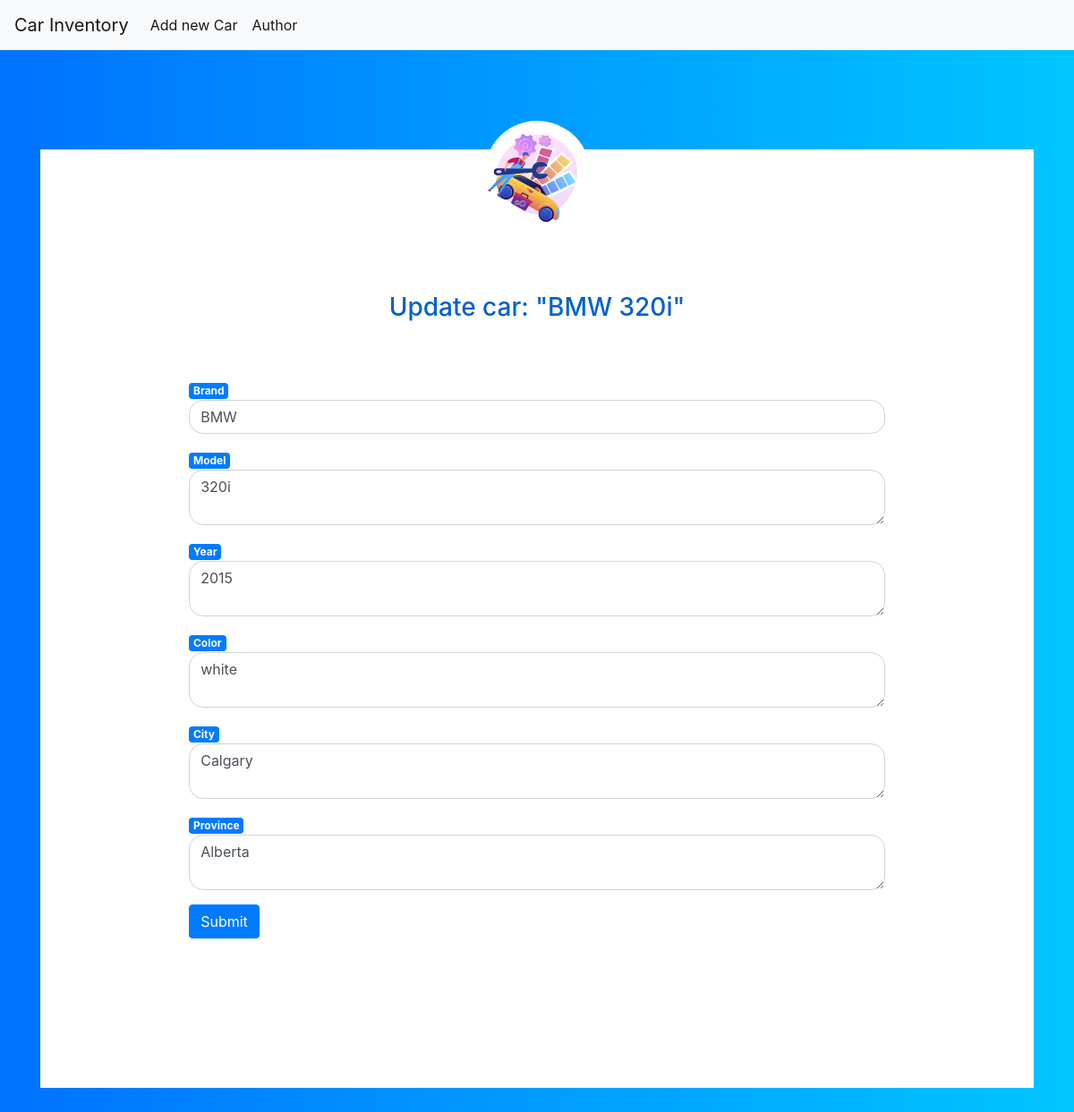
/3/edit, run on an earlier commit of the app's database.
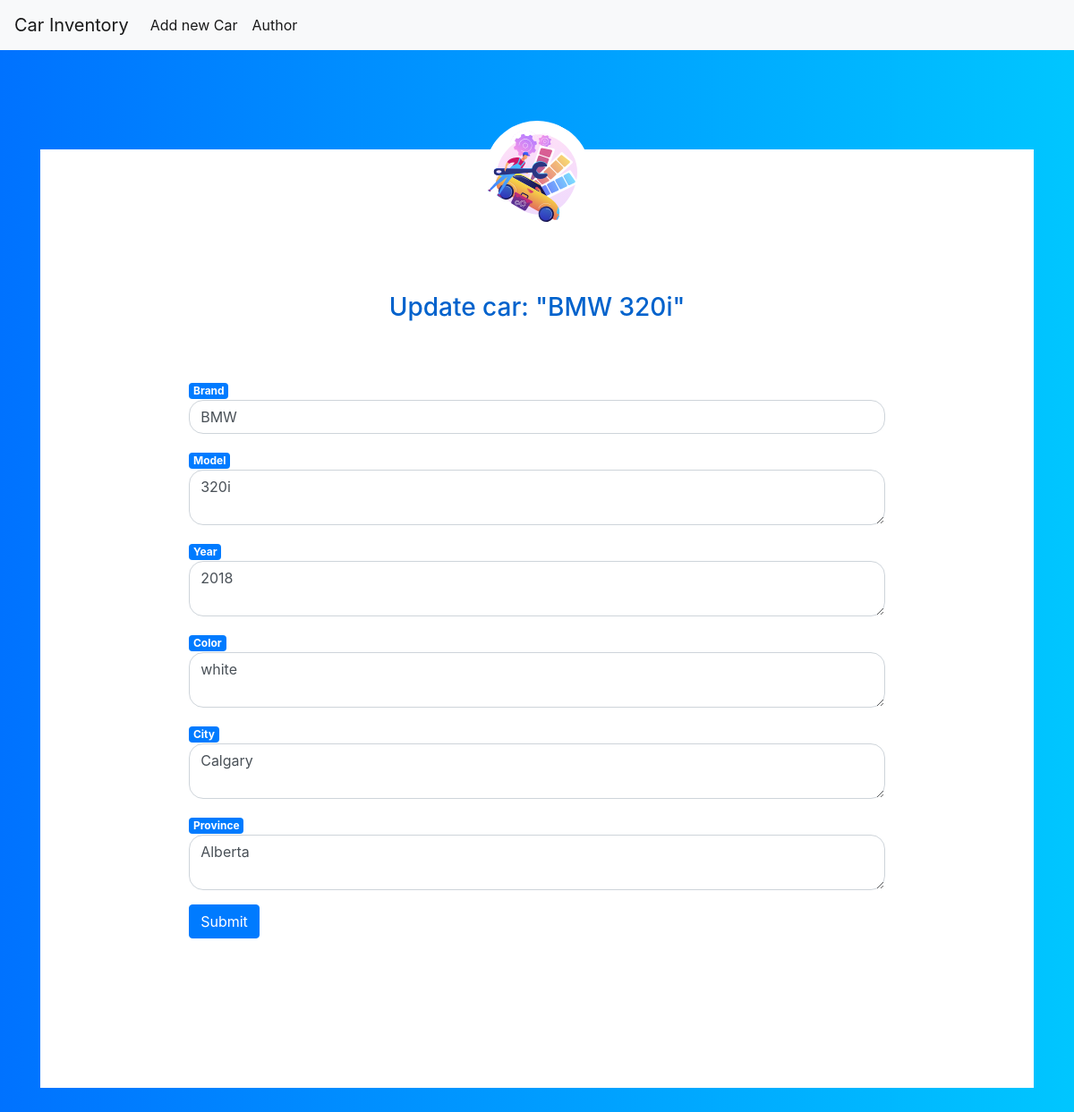
And on a later commit of the database.
### tables this page shows
CREATE TABLE cars (
    id INTEGER PRIMARY KEY AUTOINCREMENT,
    created TIMESTAMP NOT NULL DEFAULT CURRENT_TIMESTAMP,
    brand TEXT NOT NULL,
    model TEXT NOT NULL,
    m_year INTEGER,
    color TEXT,
    province TEXT,
    city TEXT
);

### app.py (the view, shortened to what this page needs)
@app.route('/<int:id>/edit', methods=('GET', 'POST'))
def edit(id):
    currentDateTime = datetime.datetime.now()
    car = get_car(id)
    return render_template('edit.html', car=car)

### app.py (called while the page is built)
def get_db_connection():
    conn = sqlite3.connect(db_connection_string)
    conn.row_factory = sqlite3.Row
    return conn

def get_car(car_id):
    conn = get_db_connection()
    car = conn.execute('SELECT * FROM cars WHERE id = ?',
                        (car_id,)).fetchone()
    conn.close()
    if car is None:
        abort(404)
    return car

### templates/edit.html (shortened to what this page needs)
{% extends 'common.html' %}
{% block content %}
<div class="container contact-form">
            <div class="contact-image">
              <img src="{{url_for('static', filename='img/car_edit.svg')}}" width="250" align="middle" />
            </div>
            <form method="post">
                <div class="form-group">
                    <div class="form-group">
                        <h3>Update car: "{{ car['brand'] }} {{ car['model'] }}"</h3>
                    </div>
                    <span class="badge badge-primary">Brand</span><br>
                    <input type="text" name="brand" placeholder="Car Brand"
                           class="form-control"
                           value="{{ request.form['brand'] or car['brand'] }}">
                </div>
                <div class="form-group">
                    <span class="badge badge-primary">Model</span><br>
                    <textarea name="model" placeholder="Car model"
                              class="form-control">{{ request.form['model'] or car['model'] }}</textarea>
                </div>
                <div class="form-group">
                    <span class="badge badge-primary">Year</span><br>
                    <textarea name="m_year" placeholder="Year"
                              class="form-control">{{ request.form['m_year'] or car['m_year'] }}</textarea>
                </div>
                <div class="form-group">
                    <span class="badge badge-primary">Color</span><br>
                    <textarea name="color" placeholder="Color"
                              class="form-control">{{ request.form['color'] or car['color'] }}</textarea>
                </div>
                <div class="form-group">
                    <span class="badge badge-primary">City</span><br>
                    <textarea name="city" placeholder="City"
                              class="form-control">{{ request.form['city'] or car['city'] }}</textarea>
                </div>
                <div class="form-group">
                    <span class="badge badge-primary">Province</span><br>
                    <textarea name="province" placeholder="province"
                              class="form-control">{{ request.form['province'] or car['province'] }}</textarea>
                </div>
                <div class="form-group">
                    <button type="submit" class="btn btn-primary">Submit</button>
                </div>
            </form>
</div>
{% endblock %}

What changed in the data, as far as the page shows it:
changed cars "BMW": m_year "2015" → "2018"
